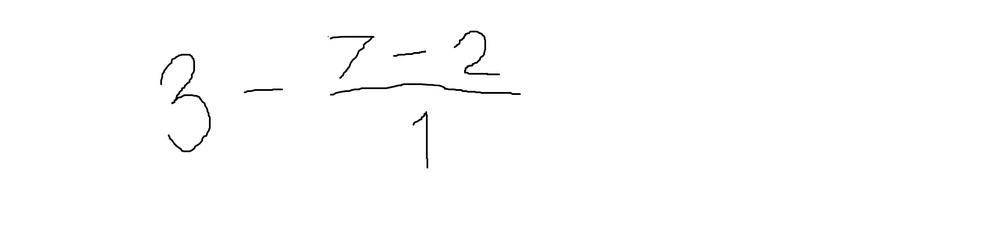
#> input picture divTest.jpg, 1000 x 239 px, shrunk from 1728 x 413 before the run
$ python -i bounding_box_cap.py   (imports and definitions only)
#> lines starting #> are read from the running program, lines starting #| are printed output that depends on the picture; after the words box and inside, x2 and y2 are one past the last pixel; in counts of white or black regions, pixels touching at a corner belong together
#> further down, picture is the input picture: shape (239, 1000, 3); min 0, max 255, mean 253.5
import cv2
import numpy as np
import matplotlib.pyplot as plt

x_margin = 40

def squareBB(input_image):
    #input_image = cv2.imread(input_image) # comment this out when using draw.py
    #height, width = input_image.shape[0], input_image.shape[1]
    #print(f"Image dimensions: {height} (height) x {width} (width)")
    gray_image = cv2.cvtColor(input_image, cv2.COLOR_BGR2GRAY)
    _, binarized = cv2.threshold(gray_image, 128, 255, cv2.THRESH_BINARY)
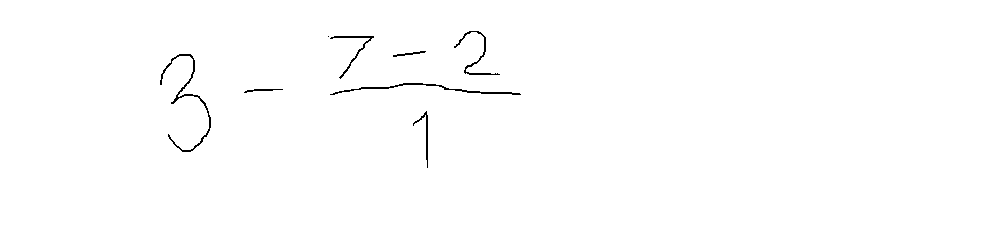
#> binarized: shape (239, 1000); 99.4% white; black in thin lines or dots, all inside (x1, y1, x2, y2) = (160, 31, 521, 168)

    contours_list, hierarchy = cv2.findContours(binarized, cv2.RETR_TREE, cv2.CHAIN_APPROX_SIMPLE)
#> contours_list = 9 contours, 1 with area under 20; largest, box (x1, y1, x2, y2) and area: (0, 0, 1000, 239) 237762, (159, 53, 212, 153) 615, (329, 82, 522, 96) 546, (453, 30, 501, 76) 328, (329, 35, 375, 80) 270, (412, 110, 429, 169) 206, (243, 88, 284, 94) 105, (392, 50, 427, 58) 98
    # retrieval mode tree is for nested contours, chain_simple makes rectangles only four points

    squareList = []
    hLineList = [] # Contains indexes of the minus signs before bb turns into square
    dotList = []
    for idx, contour in enumerate(contours_list):
        x,y,w,h = cv2.boundingRect(contour) # automatically gets rect from many values (x, y) bottom left corner
        if h < 30:
            if w > h*2:
                hLineList.append(idx) # for minuses
            else:
                dotList.append(idx)

        s = max(w, h) # SQUARE SIDE LENGTH
        # centering
        y = y - (w-h)//2 if s == w else y # if width is longer
        x = x - (h-w)//2 if s == h else x   # if height is longer
        squareList.append([x,y,s,idx]) # put original width and height here !!!!
#> this loop made 9 passes
#> (x, y, w, h, s) on passes 2, 3, 4, 5, 6, 7, 9: (391, 110, 17, 59, 59), (243, 71, 41, 6, 41), (329, -7, 193, 14, 193), (136, 53, 53, 100, 100), (392, 37, 35, 8, 35), (329, 35, 46, 45, 46), (453, 29, 48, 46, 48)
#> after the loop, dotList = [7]; hLineList = [2, 3, 5]; squareList = [[0, -380, 1000, 0], [391, 110, 59, 1], [243, 71, 41, 2], [329, -7, 193, 3], [136, 53, 100, 4], [392, 37, 35, 5], [329, 35, 46, 6], [327, 35, 3, 7], [453, 29, 48, 8]]

    # THIS FIXES HOLES
    for idx, squareCoord in enumerate(squareList):
        if hierarchy[0][idx][3] == 0:
            pass
        else:
            squareCoord[3] = None
#> this loop made 9 passes

    print(f"hLine original: {hLineList}")
#| hLine original: [2, 3, 5]
    # check minuses against each other to fix equals signs
    if len(hLineList) >= 2:
        for minusIdx in hLineList:
            x1, y1 = squareList[minusIdx][0], squareList[minusIdx][1]
            outBreak = False
            for minusIdx2 in hLineList:
                x2, y2 = squareList[minusIdx2][0], squareList[minusIdx2][1]
                if minusIdx != minusIdx2 and abs(x1-x2) < x_margin:

                    # remove equal sign indices
                    hLineList.remove(minusIdx)
                    hLineList.remove(minusIdx2)

                    for values in squareList:
                        values[1] = (y1+y2)//2 if values[3] == minusIdx else values[1]
                        values[3] = None if values[3] == minusIdx2 else values[3]

                    outBreak = True
                    break
            if outBreak:
                break
#> this loop made 3 passes
#> (minusIdx, x1, y1) on passes 1 to 3: (2, 243, 71), (3, 329, -7), (5, 392, 37)

    print(f"hLine removed: {hLineList}")
#| hLine removed: [2, 3, 5]

    # combines i's, j's, etc. and also crops dots
    for dotIdx in dotList:
        x, y, s = squareList[dotIdx][0], squareList[dotIdx][1], squareList[dotIdx][2]
        for squares in squareList:
            if squares[3] != dotIdx and abs(squares[0] + squares[2]//2 - x) < x_margin and squares[3] != None:
                x0, y0, s0 = squares[0], squares[1], squares[2]
                d = squares[1] - y
                squares[2] = s0 + d
                squares[0] = x0 - d//2
                squares[1] = y0 - d
                squareList[dotIdx][3] = None
                break
#> this loop made 1 pass
#> (dotIdx, x, y, s) on pass 1: (7, 327, 35, 3)
#> after the loop, squareList = 9 items; squares = [329, 35, 46, 6]

    finalSquareList = []
    xCoordList = []
    sideList = []
    for squares in squareList:
        if squares[3] is not None:  # gets all valid bounding boxes
            finalSquareList.append(squares)
            xCoordList.append(squares[0])
            sideList.append(squares[2])
#> this loop made 9 passes
#> after the loop, finalSquareList = [[391, 110, 59, 1], [243, 71, 41, 2], [329, -7, 193, 3], [136, 53, 100, 4], [392, 37, 35, 5], [329, 35, 46, 6], [453, 29, 48, 8]]; sideList = [59, 41, 193, 100, 35, 46, 48]; xCoordList = [391, 243, 329, 136, 392, 329, 453]

    sideList.sort()
    for squares in finalSquareList: # gets square with largest side
        if squares[2] == sideList[-1]:
            largestSquare = squares
            break
#> this loop made 3 passes

    xCoordList.sort()
    sortedFinalSquareList = []
    insertIdx = 0

    hLineCompleteList = []
    for hLineIdx in hLineList:
        for squares in finalSquareList:
            if hLineIdx == squares[3]:
                hLineCompleteList.append((squares[0], squares[1], squares[2], squares[3]))
#> this loop made 3 passes
#> hLineIdx on passes 1 to 3: 2, 3, 5
#> after the loop, hLineCompleteList = [(243, 71, 41, 2), (329, -7, 193, 3), (392, 37, 35, 5)]

    centerLine = largestSquare[1] + largestSquare[2]//2 # top + side/2
#> centerLine = 89

    for idx, squares in enumerate(finalSquareList):
        for hTuple in hLineCompleteList:
            hLineCenter = hTuple[1] + hTuple[2]//2
            if abs(centerLine - hLineCenter) < 30: # only check near center to allow for other minuses in num / denom
                if squares[3] != hTuple[3]: # a horizontal line won't check itself
                    centerX = squares[0] + squares[2]//2
                    centerY = squares[1] + squares[2]//2
                    if centerX >= hTuple[0] and centerX < hTuple[0] + hTuple[2] and centerY >= hTuple[1] and centerY <= hTuple[1] + hTuple[2]:
                    # if the center of the symbol is within minus bb
                        hCenter = hTuple[1] + hTuple[2]//2
                        if centerY < hCenter: # above
                            finalSquareList[idx].append('num')
                        elif centerY > hCenter:
                            finalSquareList[idx].append('den')
#> this loop made 7 passes


    print(f"finalSquareList: {finalSquareList}")
#| finalSquareList: [[391, 110, 59, 1, 'den'], [243, 71, 41, 2], [329, -7, 193, 3], [136, 53, 100, 4], [392, 37, 35, 5, 'num'], [329, 35, 46, 6, 'num'], [453, 29, 48, 8, 'num']]

    while insertIdx < len(finalSquareList):
        for squares in finalSquareList:
            if squares[0] == xCoordList[insertIdx]:
                sortedFinalSquareList.append(squares)
                insertIdx += 1
                break
#> this loop made 7 passes
#> after the loop, insertIdx = 7; sortedFinalSquareList = [[136, 53, 100, 4], [243, 71, 41, 2], [329, -7, 193, 3], [329, -7, 193, 3], [391, 110, 59, 1, 'den'], [392, 37, 35, 5, 'num'], [453, 29, 48, 8, 'num']]

    for squares in sortedFinalSquareList:
        cv2.rectangle(binarized, (squares[0],squares[1]), (squares[0]+squares[2], squares[1]+squares[2]), (0, 255, 0), 2)
#> this loop made 7 passes
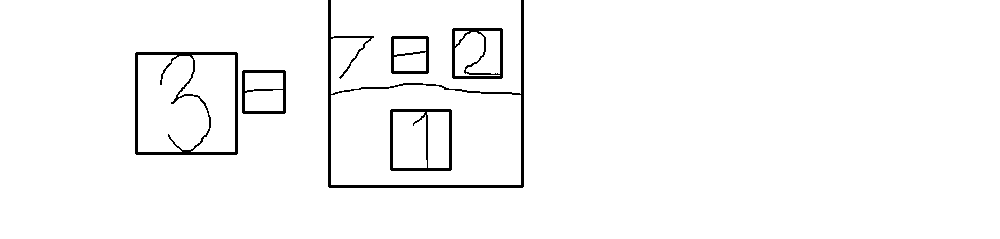
#> binarized: shape (239, 1000); 97.3% white; 6 black regions, box (x1, y1, x2, y2) and area: (328, 0, 524, 188) 2232, (135, 52, 238, 155) 1599, (390, 109, 452, 171) 838, (452, 28, 503, 79) 786, (242, 70, 286, 114) 553, (391, 36, 429, 74) 479

    #plt.imshow(binarized)
    #plt.show()

    #print(sortedFinalSquareList)
    return (sortedFinalSquareList, largestSquare)

#squareBB('divisionTest.jpg')

>>> import cv2
>>> picture = cv2.imread('divTest.jpg')
>>> result = squareBB(picture)
#> result = ([[136, 53, 100, 4], [243, 71, 41, 2], [329, -7, 193, 3], [329, -7, 193, 3], [391, 110, 59, 1, 'den'], [392, 37, 35, 5, 'num'], [453, 29, 48, 8, 'num']], [329, -7, 193, 3])

$ run again, on divisionTest.jpg
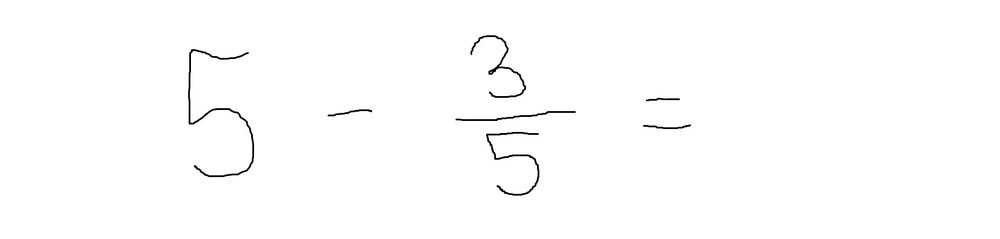
#> input picture divisionTest.jpg, 1000 x 239 px, shrunk from 1728 x 413 before the run
#> picture is the input picture: shape (239, 1000, 3); min 0, max 255, mean 253.2
#> in squareBB, `_, binarized = cv2.threshold(gray_image, 128, 255, cv2.THRESH_BINARY)`:
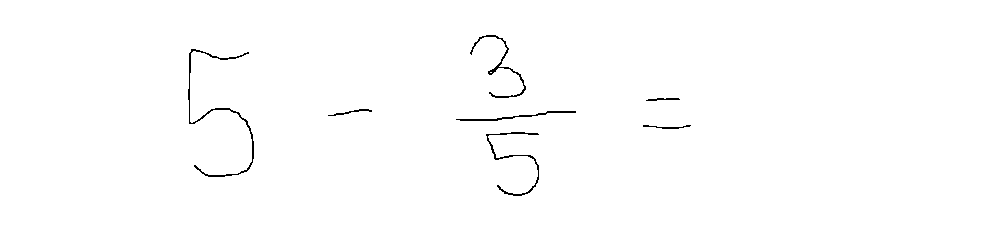
#> binarized: shape (239, 1000); 99.3% white; black in thin lines or dots, all inside (x1, y1, x2, y2) = (188, 35, 691, 196)
#> contours_list = 9 contours, 1 with area under 20; largest, box (x1, y1, x2, y2) and area: (0, 0, 1000, 239) 237762, (187, 48, 255, 178) 815, (485, 131, 540, 197) 511, (469, 34, 527, 99) 471, (455, 110, 577, 122) 350, (642, 124, 692, 130) 126, (327, 108, 373, 117) 122, (645, 97, 681, 102) 97
#> the loop in squareBB, `for idx, contour in enumerate(contours_list):` made 9 passes
#> (x, y, w, h, s) on passes 2 to 8: (480, 131, 55, 66, 66), (642, 102, 50, 6, 50), (455, 55, 122, 12, 122), (327, 90, 46, 9, 46), (645, 82, 36, 5, 36), (156, 48, 68, 130, 130), (466, 34, 58, 65, 65)
#> after the loop in squareBB, `for idx, contour in enumerate(contours_list):`: dotList = [8]; hLineList = [2, 3, 4, 5]; squareList = [[0, -380, 1000, 0], [480, 131, 66, 1], [642, 102, 50, 2], [455, 55, 122, 3], [327, 90, 46, 4], [645, 82, 36, 5], [156, 48, 130, 6], [466, 34, 65, 7], [490, 72, 2, 8]]
#> the loop in squareBB, `for idx, squareCoord in enumerate(squareList):` made 9 passes
#| hLine original: [2, 3, 4, 5]
#> the loop in squareBB, `for minusIdx in hLineList:` made 1 pass
#> (minusIdx, x1, y1) on pass 1: (2, 642, 102)
#> after the loop in squareBB, `for minusIdx in hLineList:`: hLineList = [3, 4]; values = 4 items
#| hLine removed: [3, 4]
#> the loop in squareBB, `for dotIdx in dotList:` made 1 pass
#> (dotIdx, x, y, s) on pass 1: (8, 490, 72, 2)
#> after the loop in squareBB, `for dotIdx in dotList:`: squareList = 9 items; squares = [451, 72, 125, 1]
#> the loop in squareBB, `for squares in squareList:` made 9 passes
#> after the loop in squareBB, `for squares in squareList:`: finalSquareList = [[451, 72, 125, 1], [642, 92, 50, 2], [455, 55, 122, 3], [327, 90, 46, 4], [156, 48, 130, 6], [466, 34, 65, 7]]; sideList = [125, 50, 122, 46, 130, 65]; xCoordList = [451, 642, 455, 327, 156, 466]
#> the loop in squareBB, `for squares in finalSquareList:` made 5 passes
#> the loop in squareBB, `for hLineIdx in hLineList:` made 2 passes
#> hLineIdx on passes 1 to 2: 3, 4
#> after the loop in squareBB, `for hLineIdx in hLineList:`: hLineCompleteList = [(455, 55, 122, 3), (327, 90, 46, 4)]
#> centerLine = 113
#> the loop in squareBB, `for idx, squares in enumerate(finalSquareList):` made 6 passes
#| finalSquareList: [[451, 72, 125, 1, 'den'], [642, 92, 50, 2], [455, 55, 122, 3], [327, 90, 46, 4], [156, 48, 130, 6], [466, 34, 65, 7, 'num']]
#> the loop in squareBB, `while insertIdx < len(finalSquareList):` made 6 passes
#> after the loop in squareBB, `while insertIdx < len(finalSquareList):`: insertIdx = 6; sortedFinalSquareList = [[156, 48, 130, 6], [327, 90, 46, 4], [451, 72, 125, 1, 'den'], [455, 55, 122, 3], [466, 34, 65, 7, 'num'], [642, 92, 50, 2]]
#> the loop in squareBB, `for squares in sortedFinalSquareList:` made 6 passes
#> after the loop in squareBB, `for squares in sortedFinalSquareList:`:
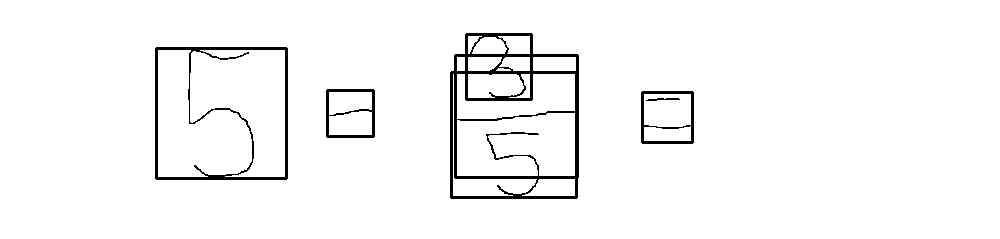
#> binarized: shape (239, 1000); 96.8% white; 5 black regions, box (x1, y1, x2, y2) and area: (450, 33, 579, 199) 4291, (155, 47, 288, 180) 2075, (641, 91, 694, 144) 671, (326, 89, 375, 138) 625, (646, 98, 680, 101) 63
#> result = ([[156, 48, 130, 6], [327, 90, 46, 4], [451, 72, 125, 1, 'den'], [455, 55, 122, 3], [466, 34, 65, 7, 'num'], [642, 92, 50, 2]], [156, 48, 130, 6])

$ run again, on vamsi_paint_test.jpg
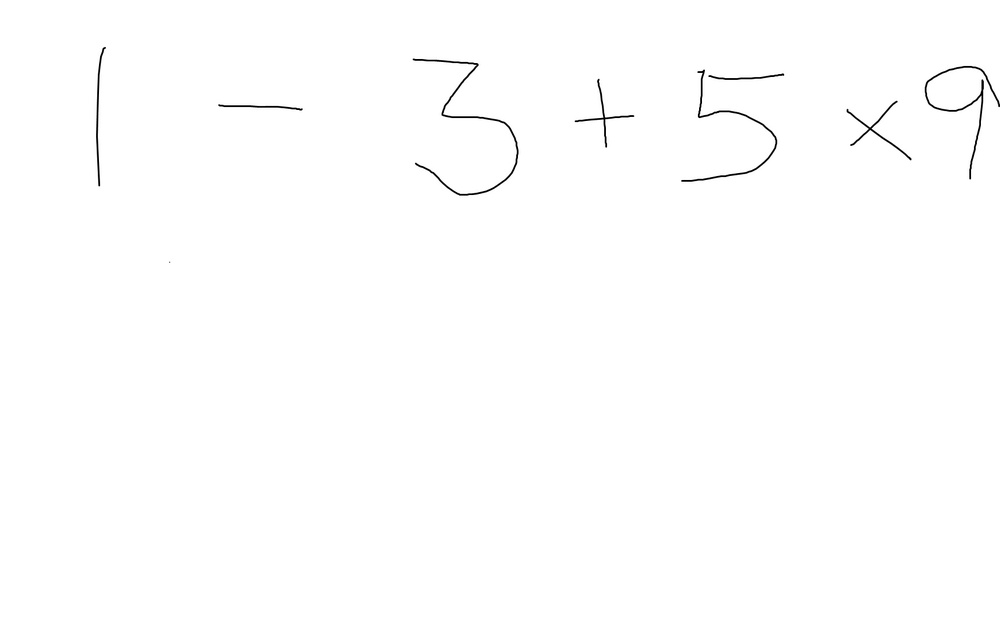
#> input picture vamsi_paint_test.jpg, 1000 x 625 px, shrunk from 1728 x 1080 before the run
#> picture is the input picture: shape (625, 1000, 3); min 0, max 255, mean 253.9
#> contours_list = 9 contours, 1 with area under 20; largest, box (x1, y1, x2, y2) and area: (0, 0, 1000, 625) 622606, (412, 58, 520, 197) 945, (680, 69, 778, 183) 678, (95, 46, 107, 187) 382, (846, 100, 912, 161) 364, (574, 78, 635, 148) 344, (217, 103, 304, 112) 242, (708, 72, 785, 81) 203
#> the loop in squareBB, `for idx, contour in enumerate(contours_list):` made 9 passes
#> (x, y, w, h, s) on passes 1, 3, 4, 5, 6, 7, 8, 9: (0, -187, 1000, 625, 1000), (217, 64, 87, 9, 87), (846, 98, 66, 61, 66), (570, 78, 61, 70, 70), (708, 38, 77, 9, 77), (672, 69, 98, 114, 114), (397, 58, 108, 139, 139), (31, 46, 12, 141, 141)
#> after the loop in squareBB, `for idx, contour in enumerate(contours_list):`: dotList = [1]; hLineList = [2, 5]; squareList = [[0, -187, 1000, 0], [168, 261, 3, 1], [217, 64, 87, 2], [846, 98, 66, 3], [570, 78, 70, 4], [708, 38, 77, 5], [672, 69, 114, 6], [397, 58, 139, 7], [31, 46, 141, 8]]
#> the loop in squareBB, `for idx, squareCoord in enumerate(squareList):` made 9 passes
#| hLine original: [2, 5]
#> the loop in squareBB, `for minusIdx in hLineList:` made 2 passes
#> (minusIdx, x1, y1) on passes 1 to 2: (2, 217, 64), (5, 708, 38)
#| hLine removed: [2, 5]
#> the loop in squareBB, `for dotIdx in dotList:` made 1 pass
#> (x, y, s) on pass 1: (168, 261, 3)
#> after the loop in squareBB, `for dotIdx in dotList:`: squareList = 9 items; squares = [31, 46, 141, 8]
#> the loop in squareBB, `for squares in squareList:` made 9 passes
#> after the loop in squareBB, `for squares in squareList:`: finalSquareList = [[168, 261, 3, 1], [217, 64, 87, 2], [846, 98, 66, 3], [570, 78, 70, 4], [708, 38, 77, 5], [672, 69, 114, 6], [397, 58, 139, 7], [31, 46, 141, 8]]; sideList = [3, 87, 66, 70, 77, 114, 139, 141]; xCoordList = [168, 217, 846, 570, 708, 672, 397, 31]
#> the loop in squareBB, `for squares in finalSquareList:` made 8 passes
#> the loop in squareBB, `for hLineIdx in hLineList:` made 2 passes
#> hLineIdx on passes 1 to 2: 2, 5
#> after the loop in squareBB, `for hLineIdx in hLineList:`: hLineCompleteList = [(217, 64, 87, 2), (708, 38, 77, 5)]
#> centerLine = 116
#> the loop in squareBB, `for idx, squares in enumerate(finalSquareList):` made 8 passes
#| finalSquareList: [[168, 261, 3, 1], [217, 64, 87, 2], [846, 98, 66, 3], [570, 78, 70, 4], [708, 38, 77, 5], [672, 69, 114, 6], [397, 58, 139, 7], [31, 46, 141, 8]]
#> the loop in squareBB, `while insertIdx < len(finalSquareList):` made 8 passes
#> after the loop in squareBB, `while insertIdx < len(finalSquareList):`: insertIdx = 8; sortedFinalSquareList = [[31, 46, 141, 8], [168, 261, 3, 1], [217, 64, 87, 2], [397, 58, 139, 7], [570, 78, 70, 4], [672, 69, 114, 6], [708, 38, 77, 5], [846, 98, 66, 3]]
#> the loop in squareBB, `for squares in sortedFinalSquareList:` made 8 passes
#> after the loop in squareBB, `for squares in sortedFinalSquareList:`:
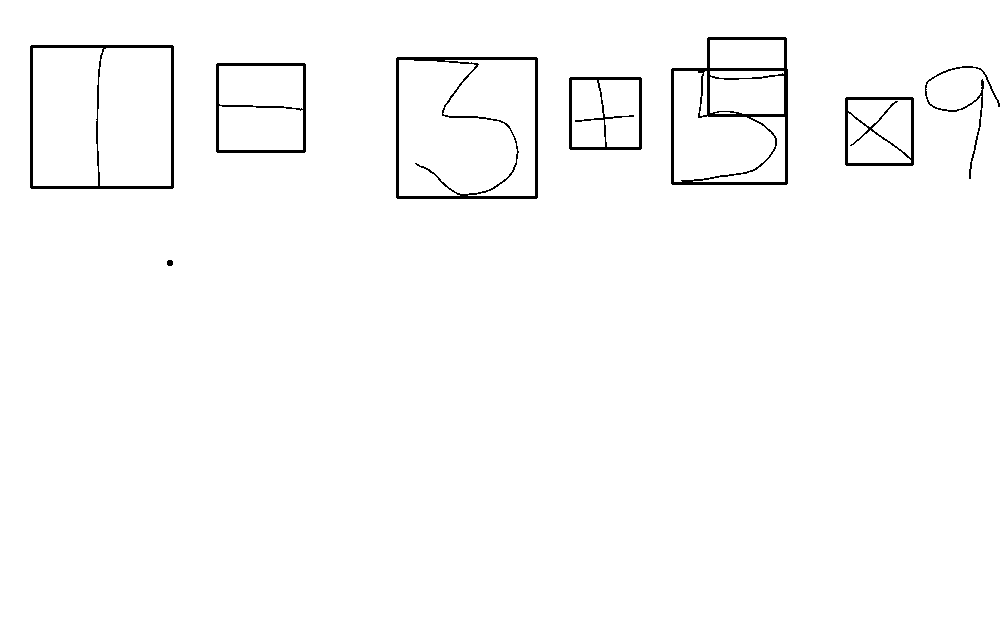
#> binarized: shape (625, 1000); 98.3% white; 8 black regions, largest, box (x1, y1, x2, y2) and area: (671, 37, 788, 185) 2719, (396, 57, 538, 199) 2271, (30, 45, 174, 189) 1928
#> result = ([[31, 46, 141, 8], [168, 261, 3, 1], [217, 64, 87, 2], [397, 58, 139, 7], [570, 78, 70, 4], [672, 69, 114, 6], [708, 38, 77, 5], [846, 98, 66, 3]], [31, 46, 141, 8])
